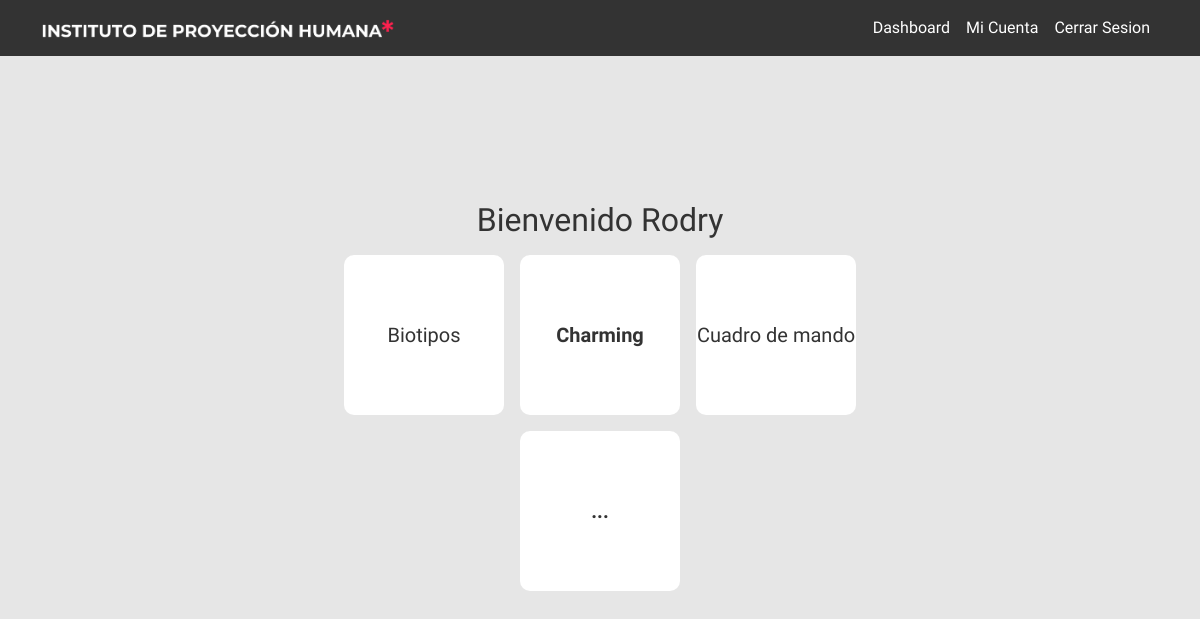
/dashboard (signed in), run on an earlier commit of the app's database.
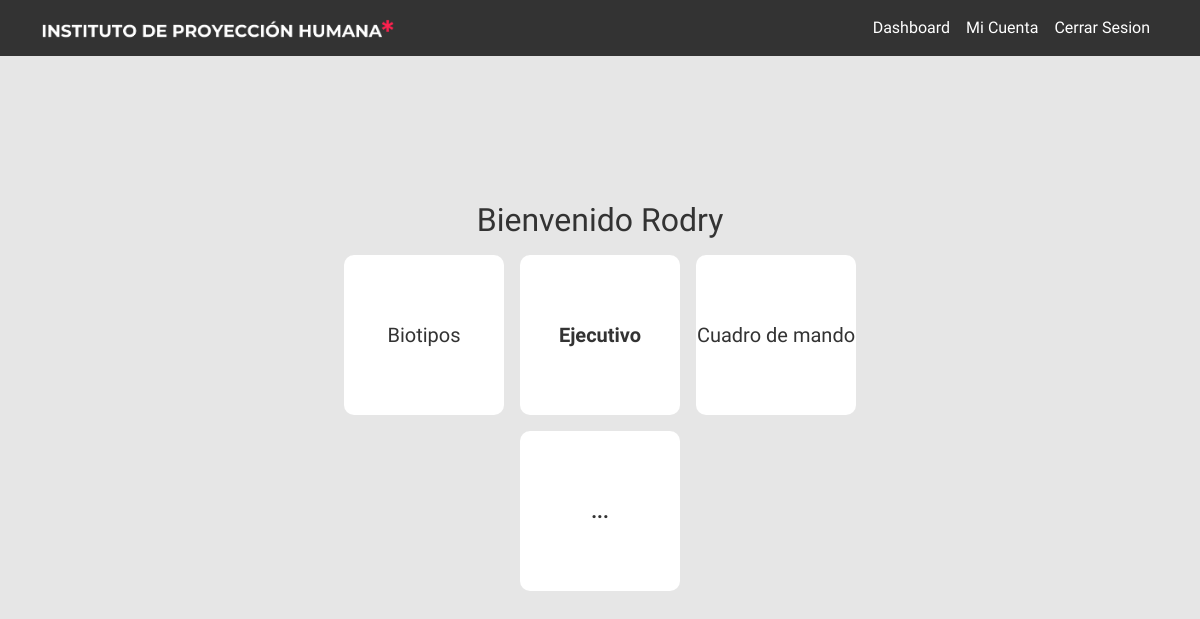
And on a later commit of the database.
### models.py (models this page shows)
class Result(db.Model):
    __tablename__ = 'results'
    result_id = db.Column(db.Integer, primary_key=True)
    user_id = db.Column(db.Integer, db.ForeignKey('users.id'), nullable=False)
    biotype = db.Column(db.String(50))
    total_score = db.Column(db.Integer)
    date = db.Column(db.DateTime, default=db.func.current_timestamp())

### app.py (the view)
@app.route("/dashboard")
def dashboard():
    if "username" in session:
            biotipoId = User.query.filter_by(username=session["username"]).first()
            biotipo = Result.query.filter_by(user_id=biotipoId.id).first()
            estado = UserStateHistory.query.filter_by(user_id=biotipoId.id).first()
            if biotipo is None and estado is None:
                return render_template("dashboard.html", user_name=session["username"], biotipo="...", estado="...")
            elif biotipo is None:
                return render_template("dashboard.html", user_name=session["username"], biotipo="...", estado=estado.estado)
            elif estado is None:
                return render_template("dashboard.html", user_name=session["username"], biotipo=biotipo.biotype, estado="...")
            else:
                return render_template("dashboard.html", user_name=session["username"], biotipo=biotipo.biotype, estado=estado.estado)
    else:
        return redirect(url_for('login'))

### app.py (called while the page is built)
@app.after_request
def after_request(response):
    response.headers["Cache-Control"] = "no-cache, no-store, must-revalidate"
    response.headers["Expires"] = 0
    response.headers["Pragma"] = "no-cache"
    return response

### templates/dashboard.html (shortened to what this page needs)
{% extends "layout.html" %}
{% block css %}
    <link rel="stylesheet" href="/static/css/custom-style.css">
    <link rel="stylesheet" href="/static/css/dashboard-style.css">
{% endblock %}
{% block main %}
    {% if session %}
        <div class="container-card">
            <h2 class="transition-up">Bienvenido {{ user_name }}</h2>
            <div class="cards transition-up d-flex flex-wrap flex-md-nowrap justify-content-center">
                <a href="/biotypes" class="m-2 card-effect">
                    Biotipos
                </a>
                <a class="m-2 card-effect">
                    <b>{{ biotipo }}</b>
                </a>
                <a href="/analysis" class="m-2 card-effect">Cuadro de mando</a>
            </div>
            <div class="cards transition-up d-flex">
                <a class="m-2 card-effect">
                    <b>{{ estado }}</b>
                </a>
            </div>
        </div>
    {% endif %}
{% endblock%}

What changed in the data, as far as the page shows it:
changed Result: biotype "Charming" → "Ejecutivo"
